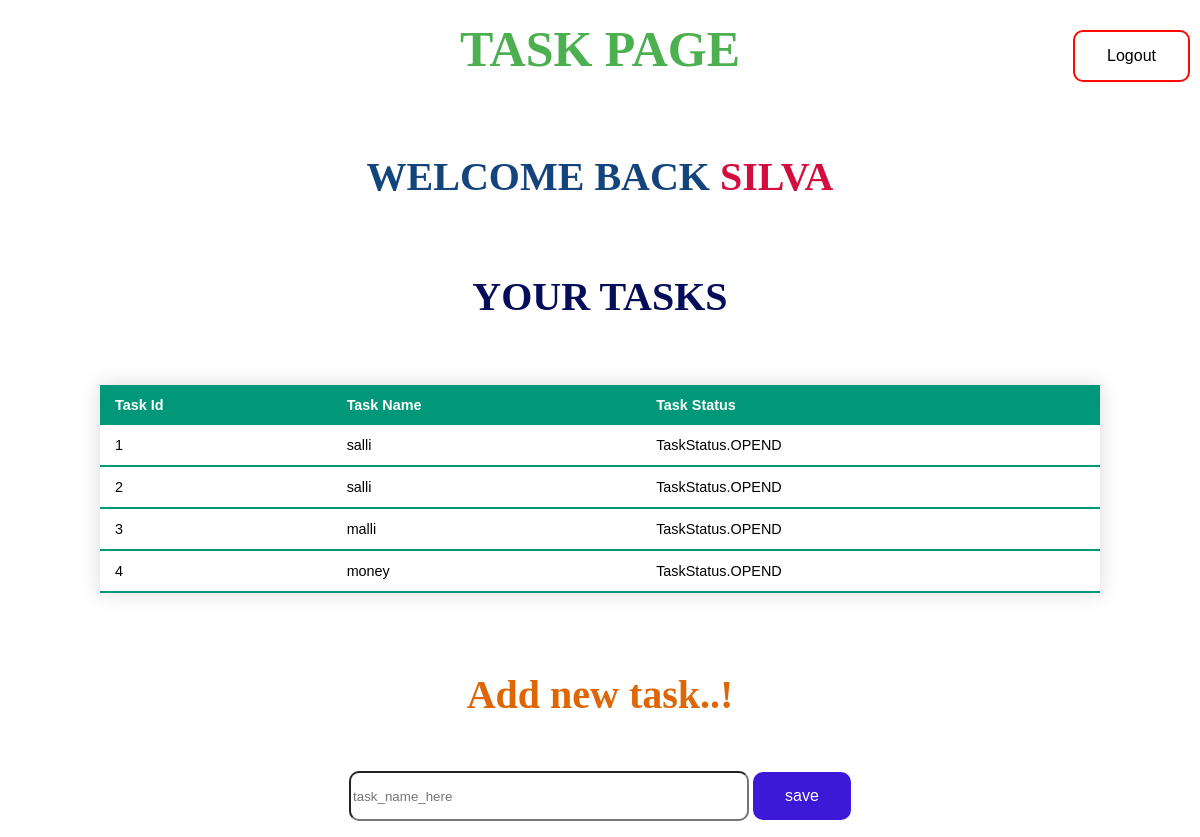
The page /task (signed in) on the database as committed earlier.
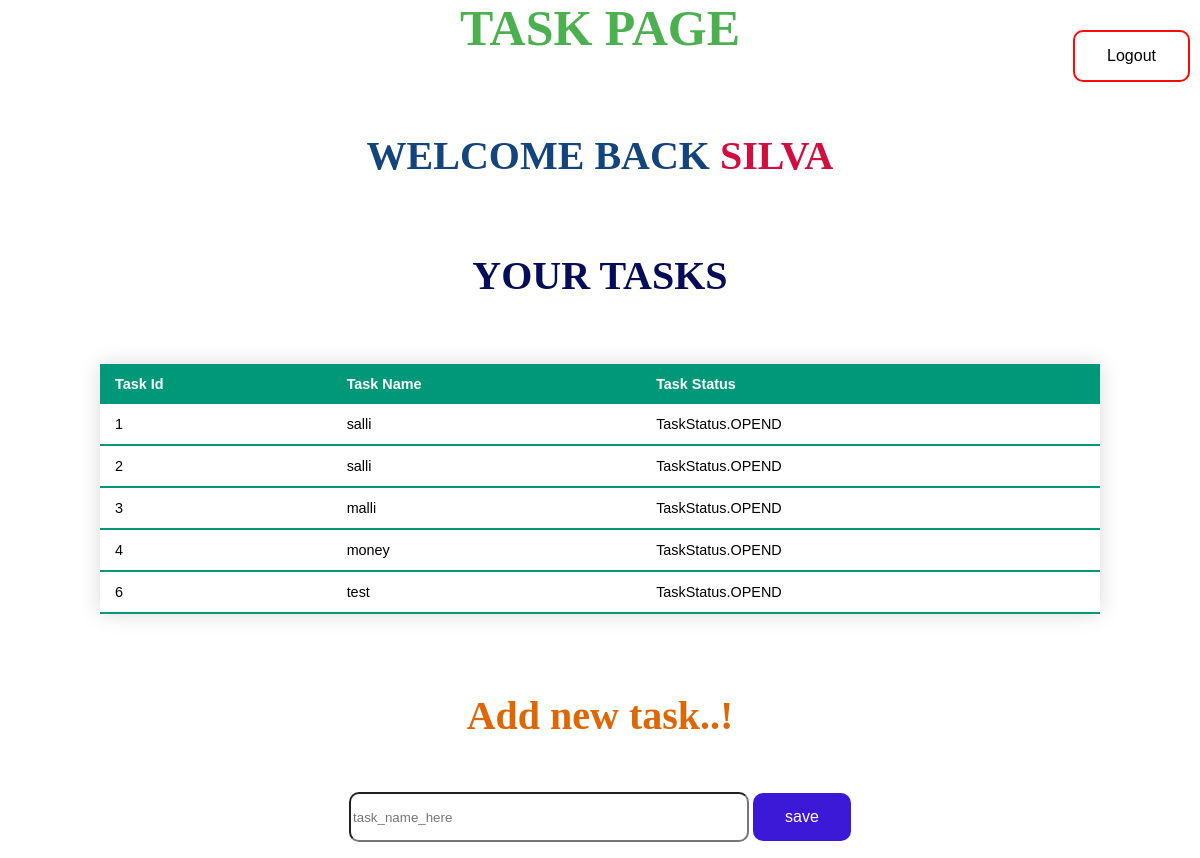
The same page on the database as committed later.
### main.py (models this page shows)
class User(db.Model):
    id = db.Column(db.Integer,primary_key=True)
    username = db.Column(db.String(100), unique=True, nullable=False)
    task = db.relationship("Task",backref="user",lazy=True)

class Task(db.Model):
    id = db.Column(db.Integer,primary_key=True)
    task = db.Column(db.String(250), nullable=False)
    status = db.Column(db.Enum(TaskStatus), default=TaskStatus.OPEND)
    user_id = db.Column(db.Integer,db.ForeignKey("user.id"),nullable=True)

### main.py (the view, shortened to what this page needs)
@app.route('/task',methods=["POST","GET"])
def task():
    if request.method == "GET":
        logged_user = session["user_id"]
        logged_user_name = User.query.filter_by(id=logged_user).first()
        task_list = Task.query.filter_by(user_id=logged_user).all()
        return render_template("task.html",username=logged_user_name.username,tasks=task_list)

### templates/task.html (shortened to what this page needs)
<aside>
    <a href="http://127.0.0.1:5000/login">
        <button class="btnLogout" type="button">Logout</button>
    </a>
</aside>
<section>
    <div>
        <h1>Task Page</h1>
        <h2>welcome back <span>{{username}}</span></h2>
        <h3> your tasks</h3>
    </div>
    <div>
        <table class="styled-table">
            <thead>
                <tr>
                    <th>Task Id</th>
                    <th>Task Name</th>
                    <th>Task Status</th>
                </tr>
            </thead>
            <tbody>
                {% for task in tasks %}
                <tr>
                    <td>{{task.id}}</td>
                    <td>{{task.task}}</td>
                    <td>
                        {{task.status}}</td>
                </tr>
            </tbody>
            {% endfor %}
        </table>
    </div>
    <div>
        <h4> Add new task..!</h4>
        <form action="" method="post">
            <input class="text" type="text" placeholder="task_name_here" name="taskname" value="{{
          request.form.taskname }}">
            <input class='button' type="submit" value="save">
        </form>
    </div>
</section>

### templates/task.html (style rules this page uses)
section { height: 100vh; display: flex; justify-content: center; flex-direction: column; }
h1 { text-align: center; text-transform: uppercase; color: #4CAF50; font-size: 50; }
h2 { text-align: center; text-transform: uppercase; color: #13447c; font-size: 40; }
h3 { text-align: center; text-transform: uppercase; color: #050d58; font-size: 40; }
h4 { text-align: center; color: #dd6706; font-size: 40; }
span { color: #d10e3f; }
div { display: flex; justify-content: center; align-items: center; flex-direction: column; }
.styled-table { border-collapse: collapse; margin: 25px 0; font-size: 0.9em; font-family: sans-serif; min-width: 1000px; box-shadow: 0 0 20px rgba(0, 0, 0, 0.15); }
.styled-table thead tr { background-color: #009879; color: #ffffff; text-align: left; }
.styled-table th, .styled-table td { padding: 12px 15px; }
.styled-table tbody tr { border-bottom: 1px solid #dddddd; }
.styled-table tbody tr:last-of-type { border-bottom: 2px solid #009879; }
.text { height: 50; width: 400; border-radius: 10px; }
.button { background-color: #3c19d6; border: none; color: white; padding: 15px 32px; text-align: center; text-decoration: none; display: inline-block; font-size: 16px; cursor: pointer; border-radius: 10px; }
aside { position: absolute; right: 10px; top: 30px; }
.btnLogout { background-color: transparent; border: 2px solid #ff0800; color: black; padding: 15px 32px; text-align: center; text-decoration: none; display: inline-block; font-size: 16px; cursor: pointer; border-radius: 10px; }

Rows that differ between the two databases and show on the page:
added Task: id "6", task "test", status "TaskStatus.OPEND"
